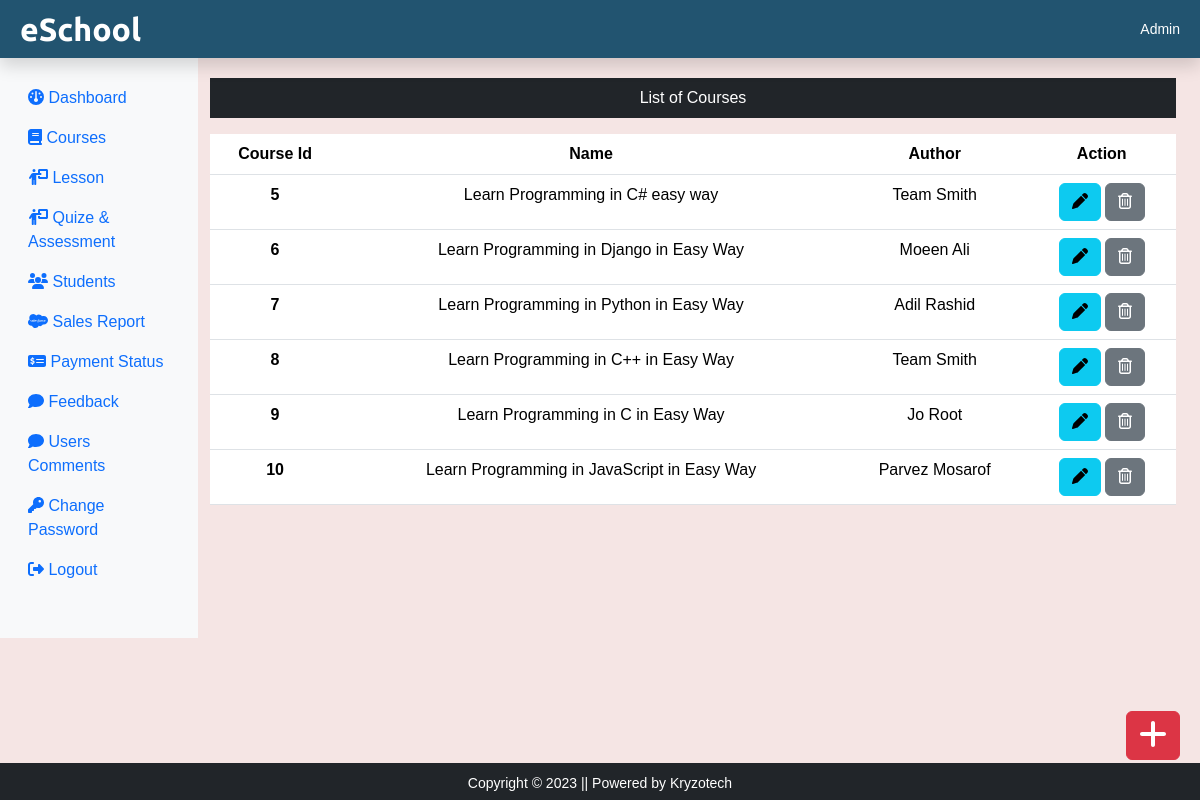
Screenshot of /eSchool/admin/courses.php (signed in) with the database file from the repository.
### tables this page shows
CREATE TABLE `courses` (
  `c_id` int(11) NOT NULL,
  `c_name` text NOT NULL,
  `c_desc` text NOT NULL,
  `c_author` varchar(255) NOT NULL,
  `c_img` text NOT NULL,
  `c_duration` text NOT NULL,
  `c_price` int(11) NOT NULL,
  `c_originalprice` int(11) NOT NULL
);

### eSchool/admin/courses.php (the view, shortened to what this page needs)
<?php
include('../admin/includes/header.php');
include_once('../admin/includes/dbconnection.php');
?>
<div class="col-sm-10 mt-5">
	<p class="text-center bg-dark text-white p-2">List of Courses</p>
	<?php
	$sql = "SELECT * FROM courses";
	$result = $conn->query($sql);
	if ($result ->num_rows > 0) {
	?>
	<table class="text-center table">
		<thead>
			<tr>
				<th scope="col">Course Id</th>
				<th scope="col">Name</th>
				<th scope="col">Author</th>
				<th scope="col">Action</th>
			</tr>
		</thead>
		<tbody>
			<?php while ($row = $result->fetch_assoc()) {
			echo '<tr>';
				echo '<th scope="row">'.$row['c_id'].'</th>';
				echo '<td>'.$row['c_name'].'</td>';
				echo '<td>'.$row['c_author'].'</td>';
				echo '<td>
					<form action="../admin/editcourse.php" method="POST" class="d-inline">
					<input type="hidden" name="id" value='.$row["c_id"].'>
					<button type="submit" class="btn btn-info mr-3" name="view" value="View" href="../admin/editcourse.php"> <i class="fas fa-pen"></i> </button>
					</form>
					<form action="" method="POST" class="d-inline">
					<input type="hidden" name="id" value='.$row["c_id"].'>
					<button type="submit" class="btn btn-secondary" name="delete" value="Delete"> <i class="far fa-trash-alt"></i> </button>
					</form>
				</td>
			</tr>'; ?>
		<?php } ?>
		</tbody>
	</table>
	<?php } else echo "This Table hasn't any value !";?>
		<div>
			<a class="btn btn-danger box" href="../admin/addcourses.php">
				<i class="fas fa-plus fa-2x"></i>
			</a>
		</div>
</div>
<?php include('../admin/includes/footer.php')?>

### eSchool/assets/css/style.css (style rules this page uses)
body { background-color: gray; }

### eSchool/assets/css/adminstyle.css (style rules this page uses)
body { background-color: #f5e5e4; font-family: sans-serif; margin: 0; padding: 0; }
.box { position: fixed !important; bottom: 10px !important; right: 20px !important; margin-bottom: 30px !important; }

### rows the page displays
courses: c_id "5", c_name "Learn Programming in C# easy way", c_author "Team Smith"
courses: c_id "6", c_name "Learn Programming in Django in Easy Way", c_author "Moeen Ali"
courses: c_id "7", c_name "Learn Programming in Python in Easy Way", c_author "Adil Rashid"
courses: c_id "8", c_name "Learn Programming in C++ in Easy Way", c_author "Team Smith"
courses: c_id "9", c_name "Learn Programming in C in Easy Way", c_author "Jo Root"
courses: c_id "10", c_name "Learn Programming in JavaScript in Easy Way", c_author "Parvez Mosarof"
